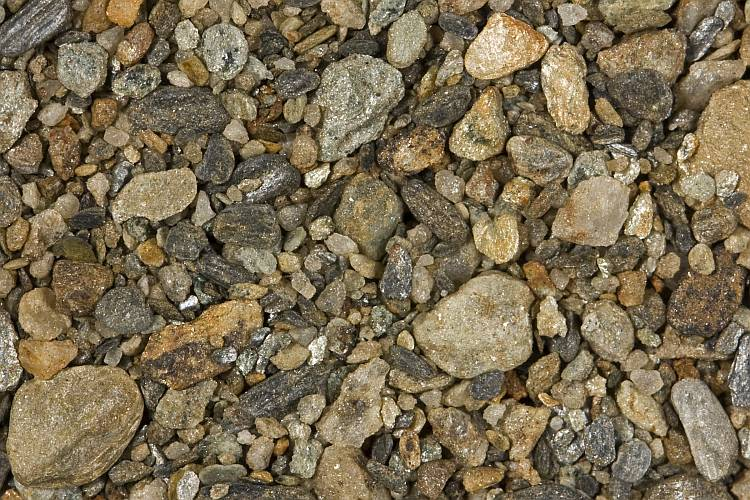
#> input picture sample.jpg, 750 x 500 px
$ python analysis.py
#> lines starting #> are read from the running program, lines starting #| are printed output that depends on the picture; after the words box and inside, x2 and y2 are one past the last pixel; in counts of white or black regions, pixels touching at a corner belong together
# Rishabh Verma
import cv2
import numpy as np
from matplotlib import pyplot as plt
from skimage.morphology import disk
from skimage import filters
import warnings
warnings.filterwarnings("ignore")
f = open("data.txt","w")
image = cv2.imread("sample.jpg", 0)
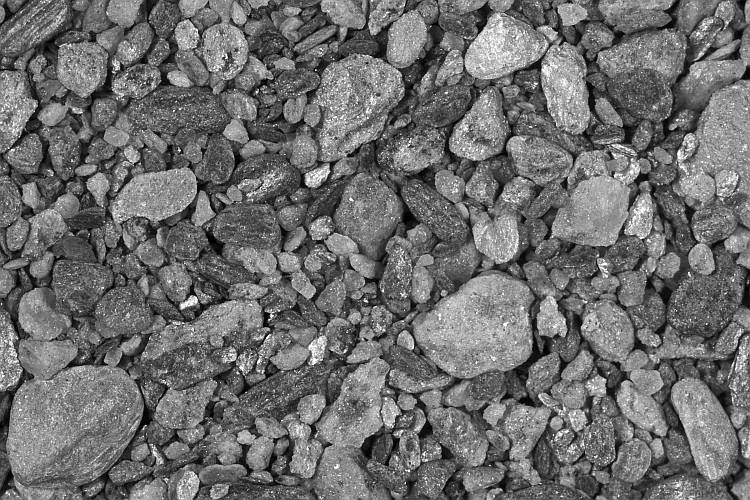
#> image: shape (500, 750); min 0, max 255, mean 110.2
originalimage = cv2.imread("sample.jpg",0)
#thresholding and filter
selem = disk(5)
median = filters.rank.mean(image, selem = selem)
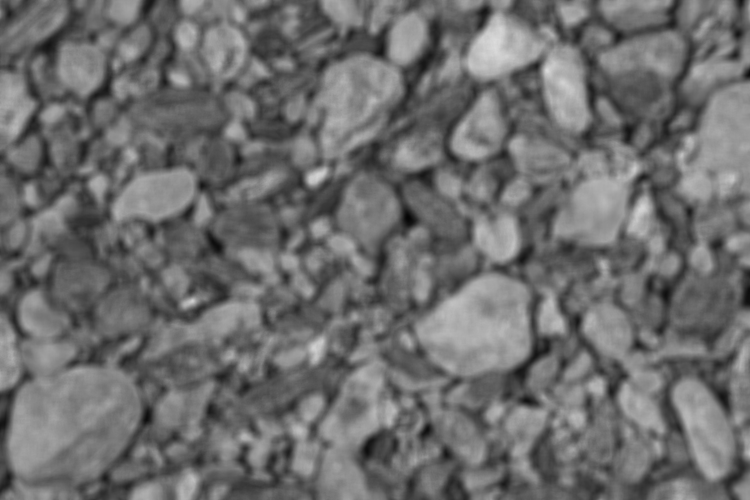
#> median: shape (500, 750); min 4, max 220, mean 109.7
blur = cv2.GaussianBlur(median, (5,5),0)
(thresh, img) = cv2.threshold(blur, 120, 255, cv2.THRESH_BINARY |
cv2.THRESH_OTSU)
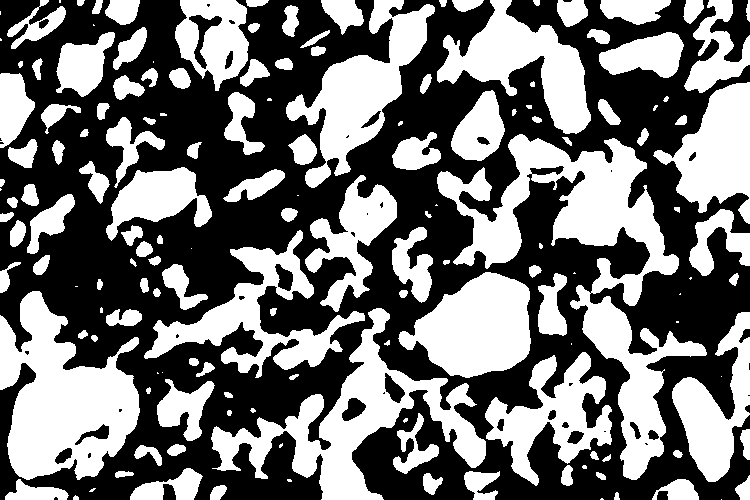
#> img: shape (500, 750); 45% white; 157 white regions (31 under 20 px)
#> thresh = 112
sobel = filters.sobel(img)
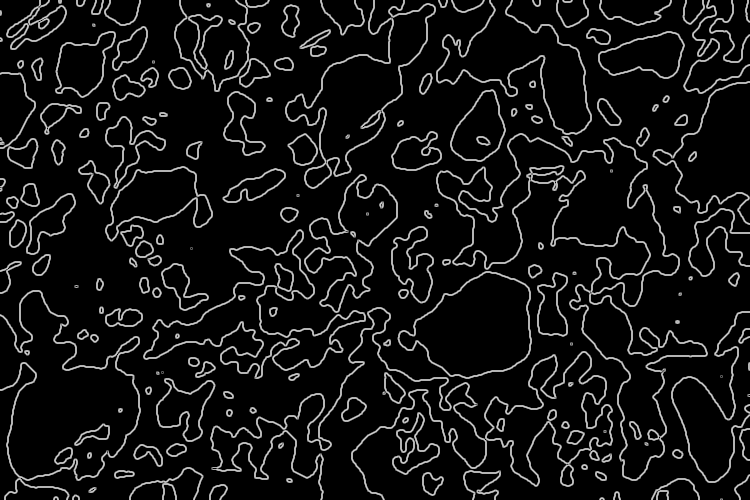
#> sobel: shape (500, 750) float64; min 0, max 0.791, mean 0.0786
selem = disk(5)
med = filters.rank.mean(sobel, selem = selem)
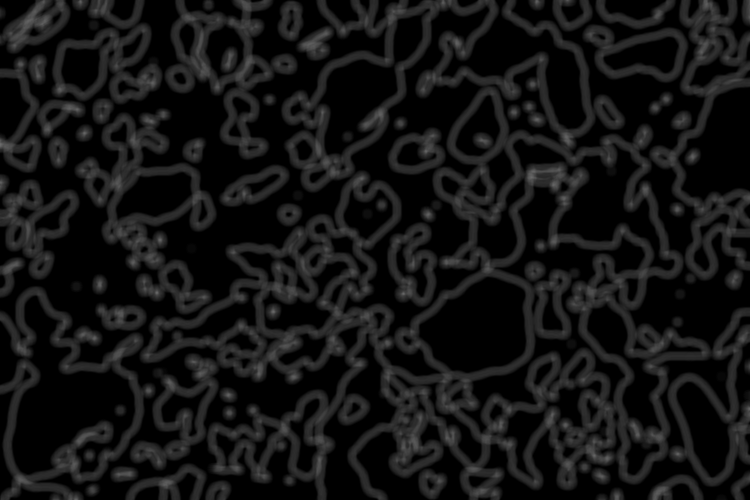
#> med: shape (500, 750); min 0, max 108, mean 19.8
kernel = cv2.getStructuringElement(cv2.MORPH_ELLIPSE, (3,3))
opening = cv2.morphologyEx(med,cv2.MORPH_OPEN, kernel)
contours, hierarchy = cv2.findContours(opening,cv2.RETR_TREE,cv2.CHAIN_APPROX_SIMPLE)
#> contours = 287 contours, 123 with area under 20; largest, box (x1, y1, x2, y2) and area: (0, 0, 750, 500) 288035, (12, 296, 135, 475) 9276, (344, 7, 489, 336) 9210, (419, 277, 526, 373) 7018, (0, 173, 81, 299) 5538
image2 = cv2.drawContours(opening, contours, -1, (0,255,255), 3)

#generating contour and finding its area
a=0
count = 0
for i in contours:
    area = cv2.contourArea(i)
    a += area
    count += 1
#> this loop made 287 passes
#> (area, a) on passes 1 to 3: (50, 50), (240.5, 290.5), (446, 736.5)
#> after the loop, a = 398887; count = 287
k = a/count
#> k = 1389.9

for i in contours:
    area = cv2.contourArea(i)
    if area >= k and area<=5*k:
        f.write(str(area) + "\n")
#> this loop made 287 passes
#> area on passes 1 to 3: 50, 240.5, 446

mask = np.ones(image.shape[:2], dtype="uint8") * 255
count1 = 0
for c in contours:
    if cv2.contourArea(c)<k:
        cv2.drawContours(mask, [c], -1, 0, -1)
        count1 += 1
#> this loop made 287 passes
#> c on passes 13, 19, 28, 31, 34, 43, 48, 49, 54: [[24, 258], [25, 257], [26, 258], [25, 259]], [[233, 195], [234, 194], [235, 195], [234, 196]], [[135, 480], [136, 479], [137, 480], [136, 481]], [[417, 472], [418, 471], [419, 472], [418, 473]], [[411, 461], [412, 460], [413, 461], [412, 462]], [[287, 442], [288, 441], [289, 442], [288, 443]], [[616, 437], [617, 436], [618, 437], [617, 438]], [[602, 437], [603, 436], [604, 437], [603, 438]], [[547, 432], [548, 431], [549, 432], [548, 433]]
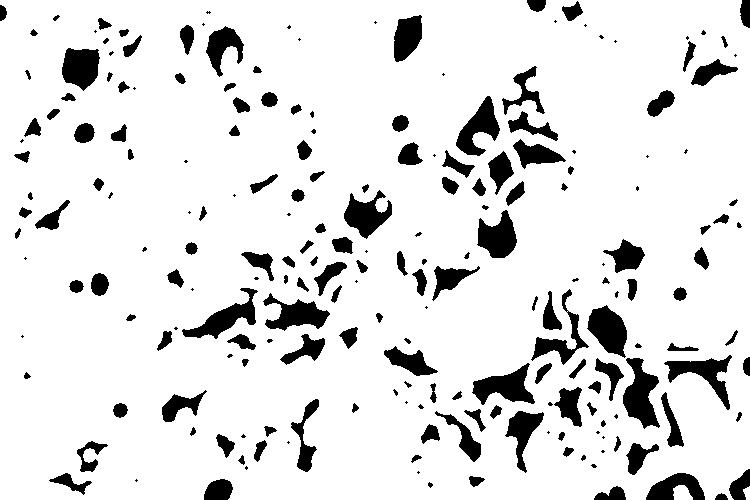
#> mask: shape (500, 750); 88.4% white; 214 black regions (60 under 20 px), largest, box (x1, y1, x2, y2) and area: (623, 358, 660, 429) 1480, (472, 363, 535, 405) 1327, (587, 305, 627, 358) 1321
#> after the loop, count1 = 268
image = cv2.bitwise_and(image2, image2, mask = mask)
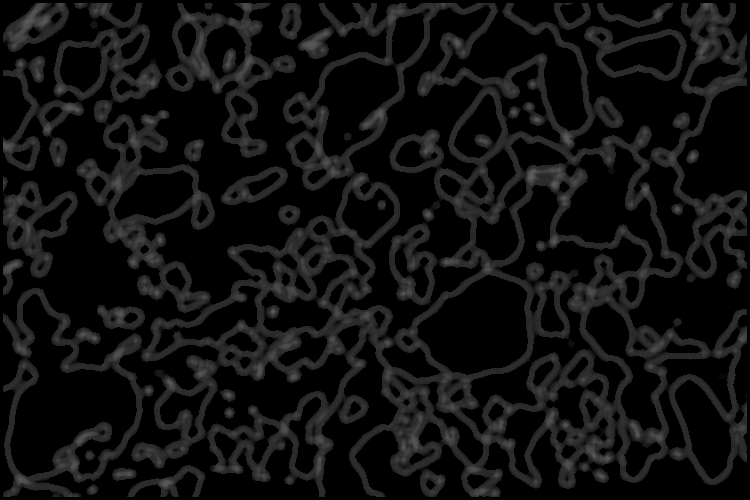
#> image: shape (500, 750); min 0, max 95, mean 16.1

#shows image window
cv2.namedWindow("original image",cv2.WINDOW_NORMAL)
cv2.resizeWindow("original image", 600,600)
cv2.imshow("original image", originalimage)
cv2.namedWindow("intermediate",cv2.WINDOW_NORMAL)
cv2.resizeWindow("intermediate", 600,600)
cv2.imshow("intermediate", img)
cv2.namedWindow("final",cv2.WINDOW_NORMAL)
cv2.resizeWindow("final", 600,600)
cv2.imshow("final", image)

##can be used if we need output in same window
# joinimg=np.concatenate((img,image),axis=1)
# cv2.imshow('blast fragment analysis',joinimg)
##

f.close()
cv2.waitKey(0)
cv2.destroyAllWindows()
